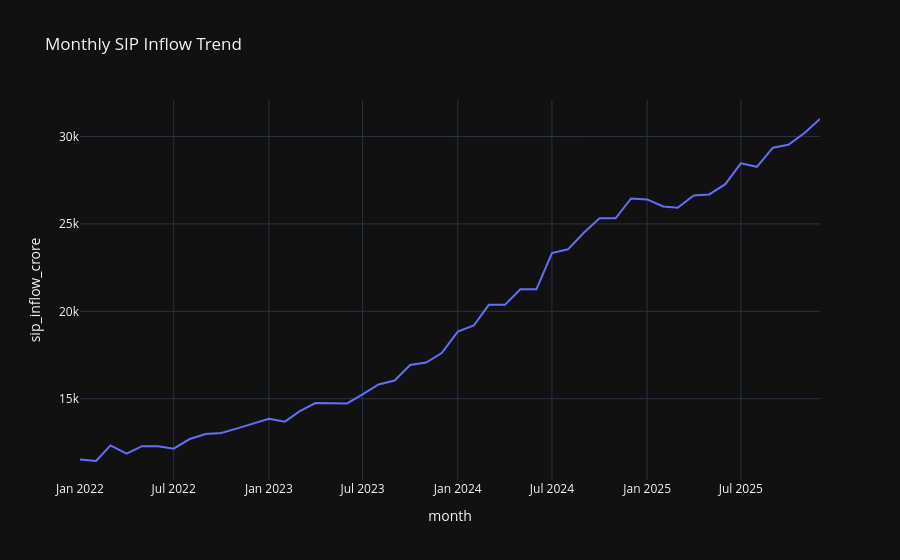

Notebook cell for this chart:
### Markdown cell above
## SIP Inflow Trend

Monthly SIP inflows from 2022–2025 showing growth in retail participation.

### Code cell
sip_data["month"] = pd.to_datetime(sip_data["month"])

fig = px.line(
    sip_data,
    x="month",
    y="sip_inflow_crore",
    title="Monthly SIP Inflow Trend"
)

fig.show()
